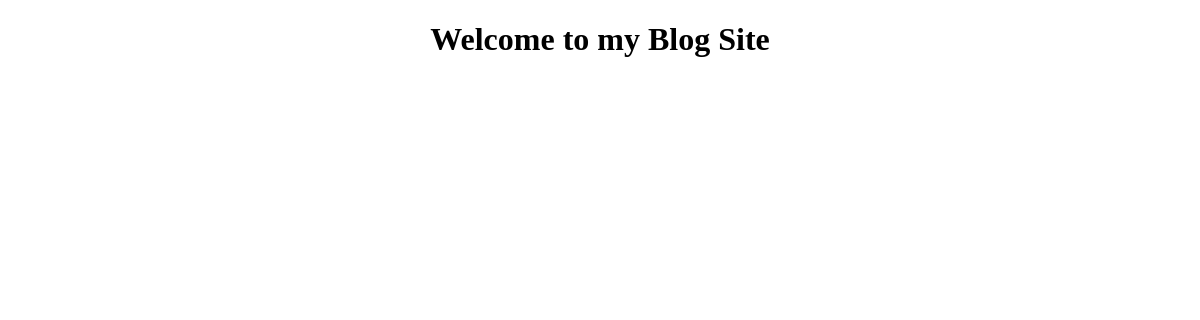
The app's page /, older data.
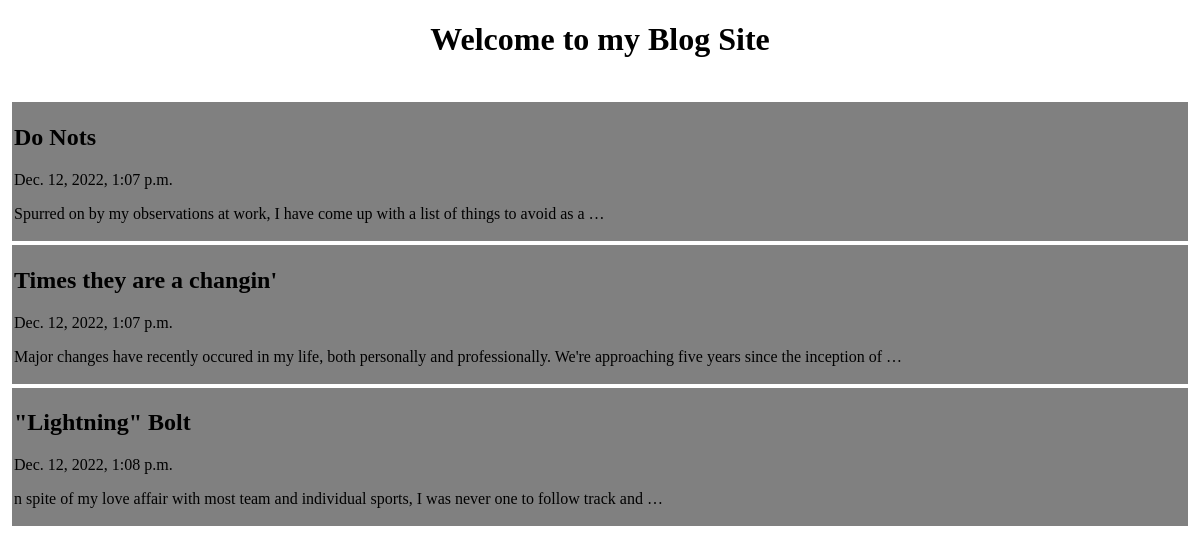
The same page, newer data.
### Myapp/models.py (models this page shows)
class Post(models.Model):
    title = models.CharField(max_length = 100)
    body = models.CharField(max_length = 10000)
    created = models.DateTimeField(default = datetime.now, blank=True )

### Myapp/views.py (the view)
# urls.py: path('',views.index,name='index'),
def index(request):
    posts = Post.objects.all()
    return render(request,'index.html',{'posts':posts})

### templates/index.html (shortened to what this page needs)
{%load static%}
<!DOCTYPE html>
<html lang="en">
<head>
</head>
<body>
    <h1 style="text-align: center;">Welcome to my Blog Site</h1><br>
    {% for post in posts%}
    <div class="container" style="background: grey; margin: 4px; padding: 2px;">
        <h2>
            <a href="/post/{{post.id}}" style="text-decoration: none; color: black;">{{post.title}}</a><br>
        </h2>
        <p class="date">{{post.created}}</p>
        <p>{{post.body|truncatewords:20}}</p>
    </div>
    {% endfor %}
</body>

Row changes from the older to the newer data that the page shows:
added Post: title "Do Nots", created "Dec. 12, 2022, 1:07 p.m.", body "Spurred on by my observations at work, I have come up with a list of things to avoid as a …"
added Post: title "Times they are a changin'", created "Dec. 12, 2022, 1:07 p.m.", body "Major changes have recently occured in my life, both personally and professionally. We're approaching five years since the inception of …"
added Post: title "\"Lightning\" Bolt", created "Dec. 12, 2022, 1:08 p.m.", body "n spite of my love affair with most team and individual sports, I was never one to follow track and …"
